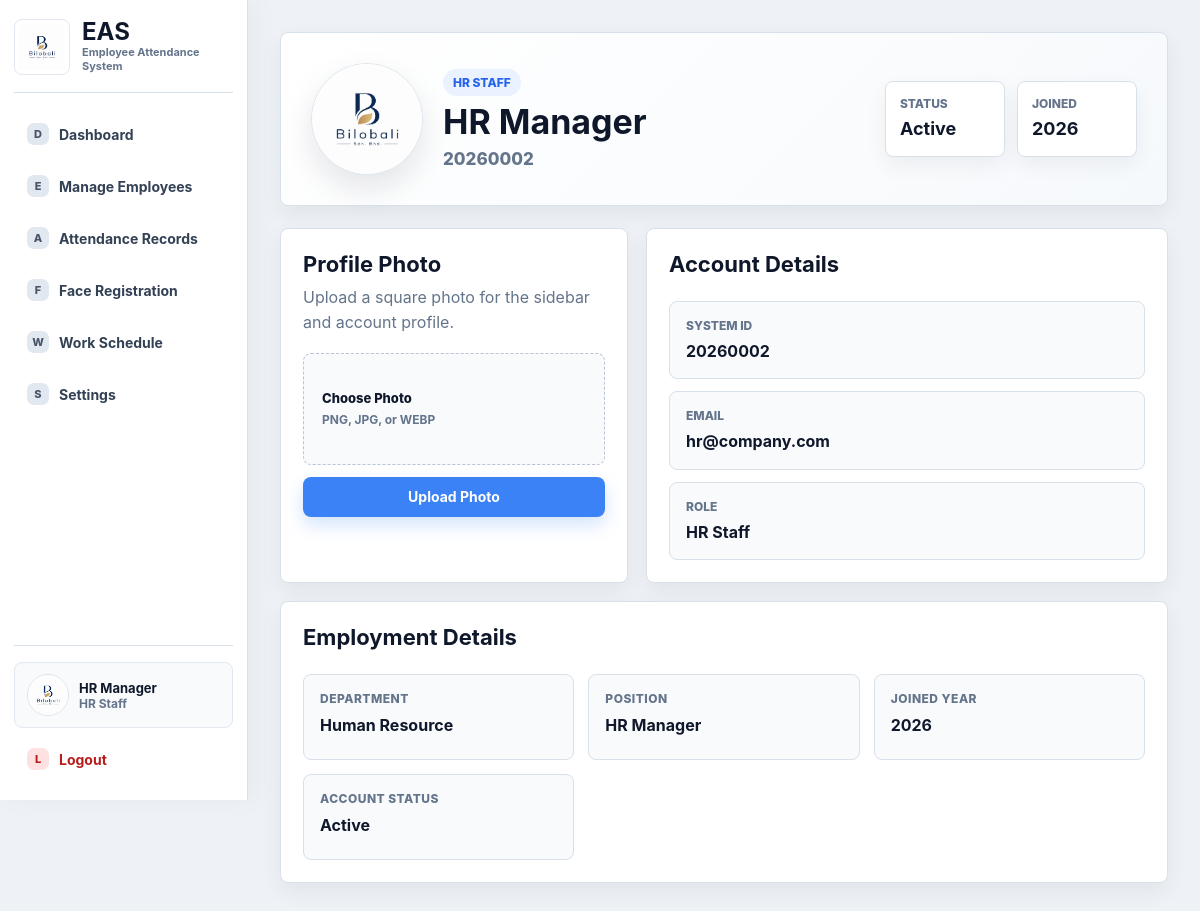
Screenshot of /profile (signed in) with the database file from the repository.
### tables this page shows
CREATE TABLE users (
            id INTEGER PRIMARY KEY AUTOINCREMENT,
            username TEXT NOT NULL UNIQUE,
            password TEXT NOT NULL,
            role TEXT NOT NULL,
            full_name TEXT,
            email TEXT,
            department TEXT,
            position TEXT,
            status TEXT DEFAULT 'Active'
        , system_id TEXT, joined_year TEXT, profile_image TEXT, deleted_at TEXT);

### routes/profile_routes.py (the view, shortened to what this page needs)
@profile_bp.route("/profile", methods=["GET", "POST"])
def profile():
    user = get_current_user()
    if not user:
        flash("Please login to view your profile", "error")
        return redirect(url_for("auth.login"))
    return render_template(
        "shared/profile.html",
        user=user,
    )

### app.py (called while the page is built)
def create_app():
    app = Flask(__name__)
    app.secret_key = SECRET_KEY
    ensure_face_folder()
    init_db()
    seed_users()
    app.register_blueprint(kiosk_bp)
    app.register_blueprint(auth_bp)
    app.register_blueprint(superadmin_bp)
    app.register_blueprint(hr_bp)
    app.register_blueprint(employee_bp)
    app.register_blueprint(profile_bp)
    @app.context_processor
    def inject_current_user():
        from flask import session
        user_id = session.get("user_id")
        return {
            "current_user": get_user_by_id(user_id) if user_id else None
        }
    @app.after_request
    def prevent_authenticated_page_cache(response):
        response.headers["Cache-Control"] = "no-store, no-cache, must-revalidate, max-age=0"
        response.headers["Pragma"] = "no-cache"
        response.headers["Expires"] = "0"
        return response
    return app

### database.py (called while the page is built)
def get_sqlite_target():
    if DATABASE == ":memory:":
        return "file:eas_memory?mode=memory&cache=shared", True
    return DATABASE, DATABASE.startswith("file:")

def get_db_connection():
    global _MEMORY_DB_CONNECTION
    database, use_uri = get_sqlite_target()
    if DATABASE == ":memory:" and _MEMORY_DB_CONNECTION is None:
        _MEMORY_DB_CONNECTION = sqlite3.connect(database, uri=True)
        _MEMORY_DB_CONNECTION.row_factory = sqlite3.Row
    conn = sqlite3.connect(database, uri=use_uri)
    conn.row_factory = sqlite3.Row
    return conn

def get_user_by_id(user_id):
    conn = get_db_connection()
    user = conn.execute(
        "SELECT * FROM users WHERE id=?",
        (user_id,)
    ).fetchone()
    conn.close()
    return user

### routes/profile_routes.py (called while the page is built)
def get_current_user():
    user_id = session.get("user_id")
    if not user_id:
        return None
    return get_user_by_id(user_id)

### templates/shared/profile.html (shortened to what this page needs)
<!DOCTYPE html>
<html>
<head>
    <link rel="stylesheet" href="{{ url_for('static', filename='css/main.css') }}">
    <link rel="stylesheet" href="{{ url_for('static', filename='css/dashboard.css') }}">
</head>
<body>
<div class="layout">
    {% include "shared/sidebar.html" %}
    <div class="main">
        {% set role_label = "Super Admin" if user.role == "superadmin" else ("HR Staff" if user.role == "hr" else "Employee") %}
        {% set profile_photo = url_for('static', filename=user.profile_image) if user.profile_image else url_for('static', filename='images/bilobali_logo.png') %}
        <section class="profile-hero">
            <div class="profile-identity">
                <img src="{{ profile_photo }}" alt="Profile photo">
                <div>
                    <span class="profile-eyebrow">{{ role_label }}</span>
                    <h1>{{ user.full_name or "User Profile" }}</h1>
                    <p>{{ user.system_id or "-" }}</p>
                </div>
            </div>
            <div class="profile-quick">
                <div><span>Status</span><strong>{{ user.status or "Active" }}</strong></div>
                <div><span>Joined</span><strong>{{ user.joined_year or "-" }}</strong></div>
            </div>
        </section>
        <div class="profile-layout">
            <section class="profile-card profile-photo-card">
                <h2>Profile Photo</h2>
                <p>Upload a square photo for the sidebar and account profile.</p>
                <form method="POST" enctype="multipart/form-data">
                    <label class="file-drop">
                        <span>Choose Photo</span>
                        <small>PNG, JPG, or WEBP</small>
                    </label>
                    <button type="submit">Upload Photo</button>
                </form>
            </section>
            <section class="profile-card profile-details-card">
                <div class="section-heading">
                    <h2>Account Details</h2>
                </div>
                <div class="profile-detail-list">
                    <div><span>System ID</span><strong>{{ user.system_id or "-" }}</strong></div>
                    <div><span>Email</span><strong>{{ user.email or "-" }}</strong></div>
                    <div><span>Role</span><strong>{{ role_label }}</strong></div>
                </div>
            </section>
            <section class="profile-card profile-details-card profile-wide-card">
                <div class="section-heading">
                    <h2>Employment Details</h2>
                </div>
                <div class="profile-grid">
                    <div><span>Department</span><strong>{{ user.department or "-" }}</strong></div>
                    <div><span>Position</span><strong>{{ user.position or "-" }}</strong></div>
                    <div><span>Joined Year</span><strong>{{ user.joined_year or "-" }}</strong></div>
                    <div><span>Account Status</span><strong>{{ user.status or "Active" }}</strong></div>
                </div>
            </section>
        </div>
    </div>
</div>
</body>
</html>

### templates/shared/sidebar.html (shortened to what this page needs)
<aside class="sidebar" id="appSidebar">
    <div class="sidebar-top">
        <button class="brand-lockup" type="button" data-sidebar-toggle aria-label="Toggle sidebar">
            <img src="{{ url_for('static', filename='images/bilobali_logo.png') }}" alt="Bilobali logo">
            <span><strong>EAS</strong><small>Employee Attendance System</small></span>
        </button>
    </div>
    <nav class="sidebar-nav">
    {% if session.get("role") == "superadmin" %}
    <a href="/superadmin" data-icon="D"><span>Dashboard</span></a>
    <a href="/employees" data-icon="E"><span>Manage Employees</span></a>
    <a href="/superadmin/face_registration" data-icon="F"><span>Face Registration</span></a>
    <a href="/work_settings" data-icon="W"><span>Work Schedule</span></a>
    {% elif session.get("role") == "hr" %}
    <a href="/hr" data-icon="D"><span>Dashboard</span></a>
    <a href="/employees" data-icon="E"><span>Manage Employees</span></a>
    <a href="/attendance_records" data-icon="A"><span>Attendance Records</span></a>
    <a href="/face_registration" data-icon="F"><span>Face Registration</span></a>
    <a href="/work_settings" data-icon="W"><span>Work Schedule</span></a>
    {% else %}
    <a href="/employee" data-icon="D"><span>Dashboard</span></a>
    {% endif %}
    <a href="/settings" data-icon="S"><span>Settings</span></a>
    </nav>
    {% if current_user %}
    {% set role_label = "Super Admin" if current_user.role == "superadmin" else ("HR Staff" if current_user.role == "hr" else "Employee") %}
    <div class="sidebar-account">
        <a class="sidebar-profile" href="/profile" title="Profile">
            <img src="{{ url_for('static', filename=current_user.profile_image) if current_user.profile_image else url_for('static', filename='images/bilobali_logo.png') }}" alt="Profile photo">
            <span>
                <strong>{{ current_user.full_name or "User" }}</strong>
                <small>{{ role_label }}</small>
            </span>
        </a>
        <a class="sidebar-logout" href="/logout" data-icon="L"><span>Logout</span></a>
    </div>
    {% endif %}
</aside>

### static/css/main.css (style rules this page uses)
:root { --page: #eef2f6; --surface: #ffffff; --surface-soft: #f8fafc; --ink: #0f172a; --text: #1f2937; --muted: #64748b; --line: #d8e0ea; --nav: #101827; --nav-2: #172235; --blue: #3b82f6; --blue-dark: #2563eb; --green: #34c77b; --green-dark: #16a34a; --orange: #fb923c; --orange-dark: #ea580c; --red: #ef4444; --red-dark: #dc2626; --radius: 8px; --shadow: 0 18px 44px rgba(15, 23, 42, 0.10); --shadow-soft: 0 8px 22px rgba(15, 23, 42, 0.06); }
* { box-sizing: border-box; }
html { min-height: 100%; }
body { min-height: 100vh; margin: 0; font-family: Inter, "Segoe UI", Arial, Helvetica, sans-serif; background: var(--page); color: var(--text); }
a { color: inherit; text-decoration: none; }
button, .btn { display: inline-flex; align-items: center; justify-content: center; min-height: 40px; padding: 10px 16px; border: 0; border-radius: var(--radius); background: var(--blue); color: #ffffff; font: inherit; font-size: 14px; font-weight: 700; line-height: 1; cursor: pointer; box-shadow: 0 8px 18px rgba(59, 130, 246, 0.22); transition: transform 140ms ease, box-shadow 140ms ease, background 140ms ease; }
label { display: block; margin: 12px 0 6px; color: #334155; font-size: 13px; font-weight: 700; }

### rows the page displays
users: full_name "HR Manager", system "20260002", status "Active", joined_year "2026", email "hr@company.com", department "Human Resource", position "HR Manager"

### other values shown
{{ role_label }} "HR Staff"
{{ role_label }} "HR STAFF"
